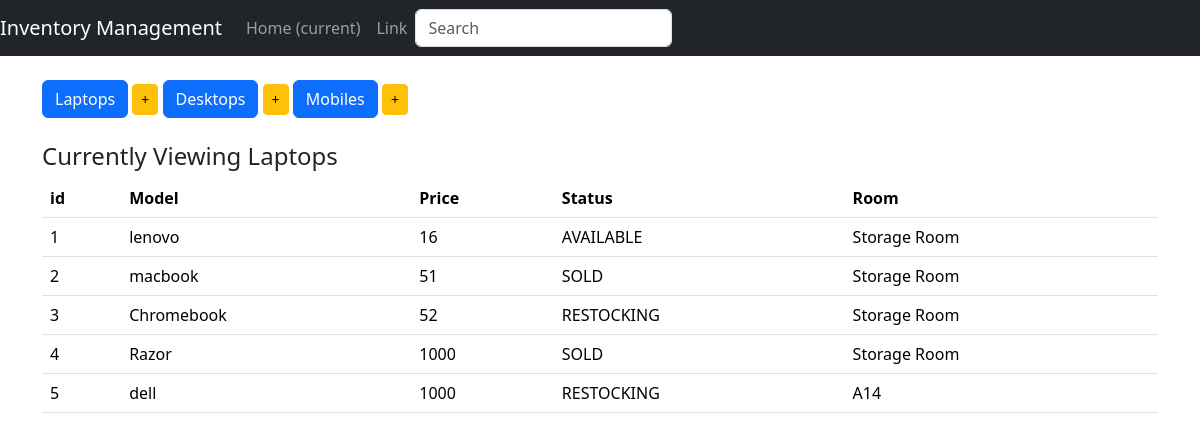
The app's page /display_laptops with its own data.
### inventory/models.py (models this page shows, shortened)
class Device(models.Model):
    type = models.CharField(max_length=200, blank=False)
    price = models.IntegerField()
    choices = (
         ('SOLD', 'Item already purchased'),
         ('AVAILABLE', 'Item ready to be purchased'),
         ('RESTOCKING', 'Item restocking in few days')
     )
    status = models.CharField(max_length=10, choices=choices, default="SOLD") # Available, Sold, Restocking
    room = models.CharField(max_length=50, default="Storage Room")
    class Meta:
        abstract = True

class Laptop(Device):
    pass

### inventory/views.py (the view)
# urls.py: url(r'^display_laptops$', display_laptops, name='display_laptops'),
def display_laptops(request):
    items = Laptop.objects.all()
    context = {
        'items' : items,
        'header': 'Laptops'
    }
    return render(request, 'index.html', context) # 3 arguments

### inventory/templates/index.html
{% extends 'base.html' %}
{% block body %}
<br>
 <div class="button-group">
 <a href="{% url 'display_laptops' %}" class="btn btn-primary btn-md" role="button"> Laptops</a>
 <a href="{% url 'add_laptop' %}" class="btn btn-warning btn-sm" role="button"> +</a>
 <a href="{% url 'display_desktops' %}" class="btn btn-primary btn-md" role="button"> Desktops</a>
 <a href="{% url 'add_desktop' %}" class="btn btn-warning btn-sm" role="button"> +</a>
 <a href="{% url 'display_mobiles' %}" class="btn btn-primary btn-md" role="button"> Mobiles</a>
 <a href="{% url 'add_mobile' %}" class="btn btn-warning btn-sm" role="button"> +</a>
 </div>
 <br>
 <h4>Currently Viewing {{ header }}</h4>
 <table>
 <table class="table table-hover">
 <thead>
      <tr>
        <th>id</th>
        <th>Model</th>
        <th>Price</th>
        <th>Status</th>
        <th>Room</th>
      </tr>
    </thead>
    <tbody>
    {% for item in items%}
    <tr>
     <td>{{ item.pk }}</td>
     <td>{{ item.type }}</td>
     <td>{{ item.price }}</td>
     <td>{{ item.status }}</td>
     <td>{{ item.room }}</td>
    </tr>
    {% endfor %}
    </tbody>
</table>
  {% endblock %}

### inventory/templates/base.html (shortened to what this page needs)
<html>
 <head>
  </head>
  {% load static %}
  <link rel="stylesheet" href="{% static '/css/style.css' %}"/>
  <link rel="stylesheet" href="{% static '/css/bootstrap.min.css' %}">
  <body>
  <nav class="navbar navbar-expand navbar-dark bg-dark">
   <a class="navbar-brand" href="#">Inventory Management</a>
  <div class="collapse navbar-collapse" id="navbarsExample02">
    <ul class="navbar-nav mr-auto">
      <li class="nav-item active">
        <a class="nav-link" href="{% url 'index' %}">Home <span class="sr-only">(current)</span></a>
      </li>
      <li class="nav-item">
        <a class="nav-link" href="#">Link</a>
      </li>
    </ul>
    <form class="form-inline my-2 my-md-0">
      <input class="form-control" type="text" placeholder="Search">
    </form>
  </div>
</nav>
  <div class="container">
      {% block body %}
      {% endblock%}
  </div>
  </body>
</html>

### records on screen
Laptop: pk "1", type "lenovo", price "16", status "AVAILABLE", room "Storage Room"
Laptop: pk "2", type "macbook", price "51", status "SOLD", room "Storage Room"
Laptop: pk "3", type "Chromebook", price "52", status "RESTOCKING", room "Storage Room"
Laptop: pk "4", type "Razor", price "1000", status "SOLD", room "Storage Room"
Laptop: pk "5", type "dell", price "1000", status "RESTOCKING", room "A14"

### other values on screen
{{ header }} "Laptops"
